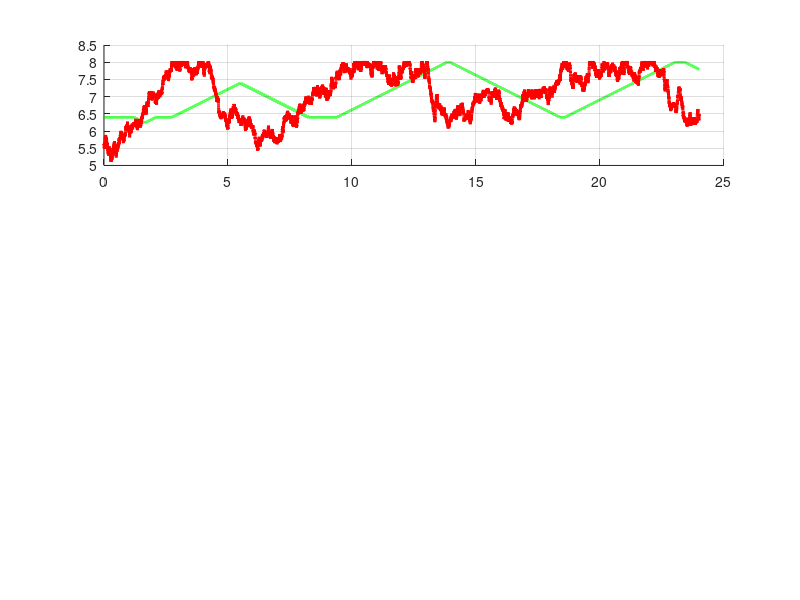

This chart was generated by the following MATLAB code: (Note: this script raises an error after producing the figure.)
%% power_model.m
%%
%% Vessel power model

close all;clear all;clc;

%%%%%%%%%%%%%%%%%%%%%%%%%%%%%%%%%%%%%%%
%%              Flags
%%%%%%%%%%%%%%%%%%%%%%%%%%%%%%%%%%%%%%%

CUMULATIVE_ERRORS = false;
ITERATE = ~true;
SAVE = ~true;

%%%%%%%%%%%%%%%%%%%%%%%%%%%%%%%%%%%%%%%
%%           Parameters
%%%%%%%%%%%%%%%%%%%%%%%%%%%%%%%%%%%%%%%

ITERATIONS = 5;

CELL_TOTAL      = 159201; % from battery script
% CELL_TOTAL      = 500000;

MIN_P_IN        = 0;  % W, max power from fuel cells
MAX_P_IN        = 8e6;  % W, max power from fuel cells
P_IN_LOAD       = 0.8;  % most efficient load percent

INIT_P_OUT      = 0.70;
PROP_P_OUT      = 8e6;  % W, propulsion max output power
HOTEL_P_OUT     = 3e4;  % W, hotel average power usage

P_IN_INTERVAL   = 1e2;  % W amount that gen power increases when required
P_OUT_INTERVAL  = 2e4;  % W amount that load can varies by randomly

SIMULATION_DAYS = 1;   % days

BATT_INIT_LEVEL = 0.5;
BATT_FULL_LEVEL = 0.95;  % battery level at which the power input decreases
BATT_WARN_LEVEL = 0.4;  % battery level at which the power input increases

%%%%%%%%%%%%%%%%%%%%%%%%%%%%%%%%%%%%%%%
%%             Specs
%%%%%%%%%%%%%%%%%%%%%%%%%%%%%%%%%%%%%%%

cell_voltage    = 3.6;  % V
cell_capacity   = 2850; % mAh
cell_dis_c      = 1;    % 1/h
cell_charge_c   = 0.5;  % 1/h

cell_dis_i      = cell_capacity * cell_dis_c / 1e3; % A
cell_charge_i   = cell_capacity * cell_charge_c / 1e3; % A

batt_dis_p      = cell_dis_i * cell_voltage * CELL_TOTAL; % W
batt_charge_p   = cell_charge_i * cell_voltage * CELL_TOTAL; % W

batt_capacity   = CELL_TOTAL * cell_capacity * cell_voltage / 1e3; % Wh

P_IN            = MAX_P_IN * P_IN_LOAD; % W
P_OUT           = PROP_P_OUT + HOTEL_P_OUT; % W

sim_seconds     = SIMULATION_DAYS * 24 * 60 * 60;

%%%%%%% unit conversions
batt_capacity   = batt_capacity * 3600; % J

%%%%%%%%%%%%%%%%%%%%%%%%%%%%%%%%%%%%%%%
%%            Simulate
%%%%%%%%%%%%%%%%%%%%%%%%%%%%%%%%%%%%%%%

if ITERATE; iter_range = ITERATIONS; else; iter_range = 1; end
for I=(1:iter_range)

% Arrays for time varying values
power_in           = zeros(1, sim_seconds);
battery_level      = zeros(1, sim_seconds);
power_out          = zeros(1, sim_seconds);

unused_energy      = zeros(1, sim_seconds);
unavailable_energy = zeros(1, sim_seconds);

% 'cursor' values that change throughout sim
current_p_in    = P_IN;
current_p_out   = P_OUT * INIT_P_OUT;

% Set initial value
power_in(1)     = current_p_in;
battery_level(1)= batt_capacity * BATT_INIT_LEVEL;
power_out(1)    = current_p_out;

% loop through day
for SECOND=1:sim_seconds    
    battery_net = current_p_in - current_p_out; % net power this second
    
    % get last energy value at the battery
    % set cumulative values
    if SECOND == 1
        battery_last = battery_level(1);
        if CUMULATIVE_ERRORS
            unused_energy(SECOND) = unused_energy(1); % cumulative
            unavailable_energy(SECOND) = unavailable_energy(1); % cumulative
        end    
    else
        battery_last = battery_level(SECOND - 1);
        if CUMULATIVE_ERRORS
            unused_energy(SECOND) = unused_energy(SECOND - 1); % cumulative
            unavailable_energy(SECOND) = unavailable_energy(SECOND - 1); % cumulative
        end
    end
    
    % CHARGING
    if battery_net > 0
        curr_battery = battery_last + min(battery_net, batt_charge_p);
        
        % TOO MUCH FOR BATTERY CAPACITY
        if batt_capacity < curr_battery
            unused_energy(SECOND) = unused_energy(SECOND) + abs(batt_capacity - curr_battery); 
        end
        
        % TOO MUCH CURRENT FOR BATTERY
        if battery_net > batt_charge_p
            unused_energy(SECOND) = unused_energy(SECOND) + battery_net - batt_charge_p; 
        end
        
    % DISCHARGING
    else
        discharge_p = min(abs(battery_net), batt_dis_p);
        curr_battery = battery_last - discharge_p;
        
        % BATTERY EMPTY
        if curr_battery < 0
            unavailable_energy(SECOND) = unavailable_energy(SECOND) + abs(curr_battery); 
        end
        
        % TOO MUCH CURRENT FOR BATTERY
        if abs(battery_net) > batt_dis_p
            unavailable_energy(SECOND) = unavailable_energy(SECOND) + abs(battery_net) - batt_dis_p; 
        end
    end
    
    % STORE VALUES
    power_in(SECOND) = current_p_in;
    battery_level(SECOND) = max(min(curr_battery, batt_capacity), 0);
    power_out(SECOND) = current_p_out;
    
    % CHANGE LOAD
    power_out_delta = (rand - 0.5) * 2 * P_OUT_INTERVAL;
    current_p_out = min(max(current_p_out + power_out_delta, 0), P_OUT);
    
    % BATTERY LOW, INCREASE POWER IN
%     if battery_net < 0 && (battery_level(SECOND)/batt_capacity) < BATT_WARN_LEVEL
    if (battery_level(SECOND)/batt_capacity) < BATT_WARN_LEVEL
        current_p_in = min(current_p_in + P_IN_INTERVAL, MAX_P_IN);
    
    % BATTERY HIGH, DECREASE POWER IN
    elseif (battery_level(SECOND)/batt_capacity) > BATT_FULL_LEVEL
        current_p_in = max(current_p_in - P_IN_INTERVAL, MIN_P_IN);
    
    % NEITHER, RELAX TO EFFICIENT STATE
    else
        delta_to_efficiency = P_IN - current_p_in;
        if delta_to_efficiency > 0
            current_p_in = min(current_p_in + P_IN_INTERVAL, P_IN);
        else
            current_p_in = max(current_p_in - P_IN_INTERVAL, P_IN);
        end
    end
end

x = (1:sim_seconds) / (60 * 60);
x_ticks = (1: sim_seconds / (60 * 60));

if SIMULATION_DAYS > 2
    x = x / 24;
    x_ticks = (1: sim_seconds / (60 * 60 * 24));
end

figure(I)
line_width = 2;
subplot(3, 1, 1);

hold on;
grid on;
plot(x, power_in / 1e6, 'g', 'LineWidth', line_width);
plot(x, power_out / 1e6, 'r', 'LineWidth', line_width);
yline(P_IN / 1e6, '--m', 'LineWidth', line_width * 0.5)
legend('Power In', 'Power Out', 'Ideal Power In');
ylabel('Power (MW)')
xlim([0 inf])
ylim([0 max(P_OUT, P_IN) / 1e6])
xticks(x_ticks)
if SIMULATION_DAYS > 2
    xlabel('Time (Days)')
else
    xlabel('Time (Hours)')
end
hold off;

% figure(2)
subplot(3, 1, 2);

hold on;
grid on;
plot(x, battery_level * 100 / batt_capacity, 'LineWidth', line_width);
legend('Battery Level');
ylabel('Capacity (%)')
xlim([0 inf])
ylim([0 100])
xticks(x_ticks)
if SIMULATION_DAYS > 2
    xlabel('Time (Days)')
else
    xlabel('Time (Hours)')
end
hold off;

subplot(3, 1, 3);

hold on;
grid on;
plot(x, unused_energy, 'g', 'LineWidth', line_width);
plot(x, unavailable_energy, 'r', 'LineWidth', line_width);
legend('Unused', 'Unavailable');
if CUMULATIVE_ERRORS
    ylabel('Energy (J)')
else
    ylabel('Power (W)')
end
xlim([0 inf])
ylim([0 inf])
xticks(x_ticks)
if SIMULATION_DAYS > 2
    xlabel('Time (Days)')
else
    xlabel('Time (Hours)')
end
hold off;

if SAVE
    print(sprintf('%i', I),'-dpng')
end

end

% FINAL STATS

if ~CUMULATIVE_ERRORS
    fprintf('%.f MJ/day of unused power\n', unused_energy(end) / (1e6 * SIMULATION_DAYS));
    fprintf('%.f MJ/day of unavailable power\n\n', unavailable_energy(end) / (1e6 * SIMULATION_DAYS));

    fprintf('%.f MJ of unused power\n', unused_energy(end) / 1e6);
    fprintf('%.f MJ of unavailable power\n', unavailable_energy(end) / 1e6);
end